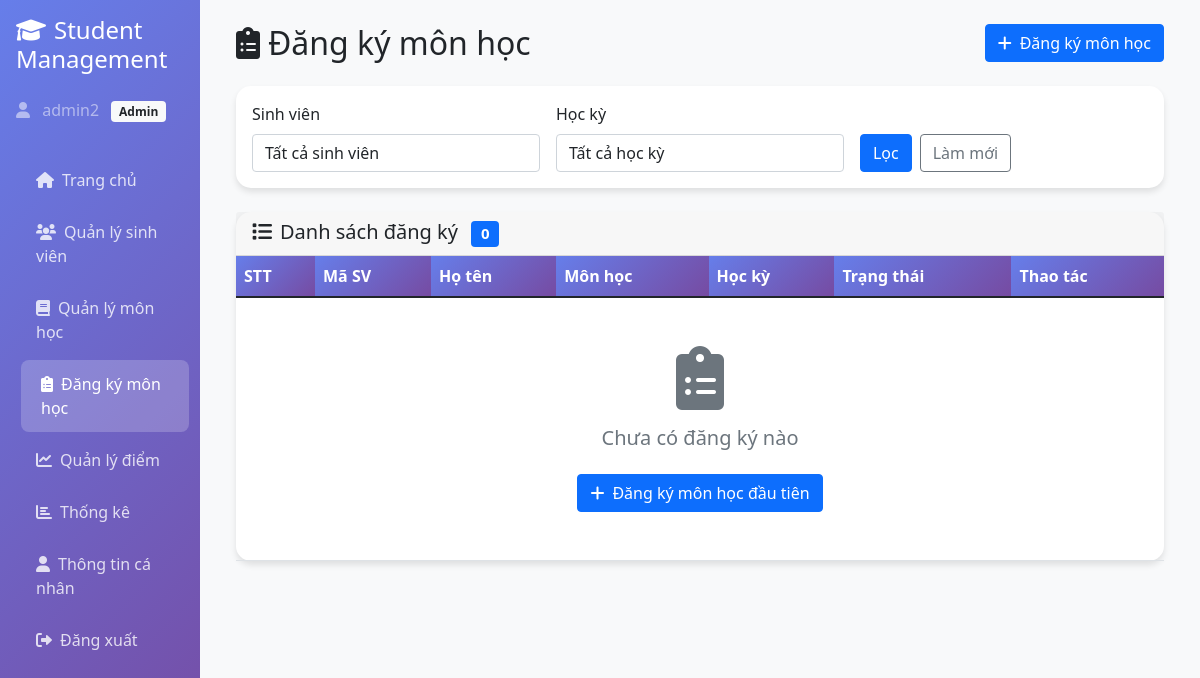
/enrollments/list.php (signed in), run on an earlier commit of the app's database.
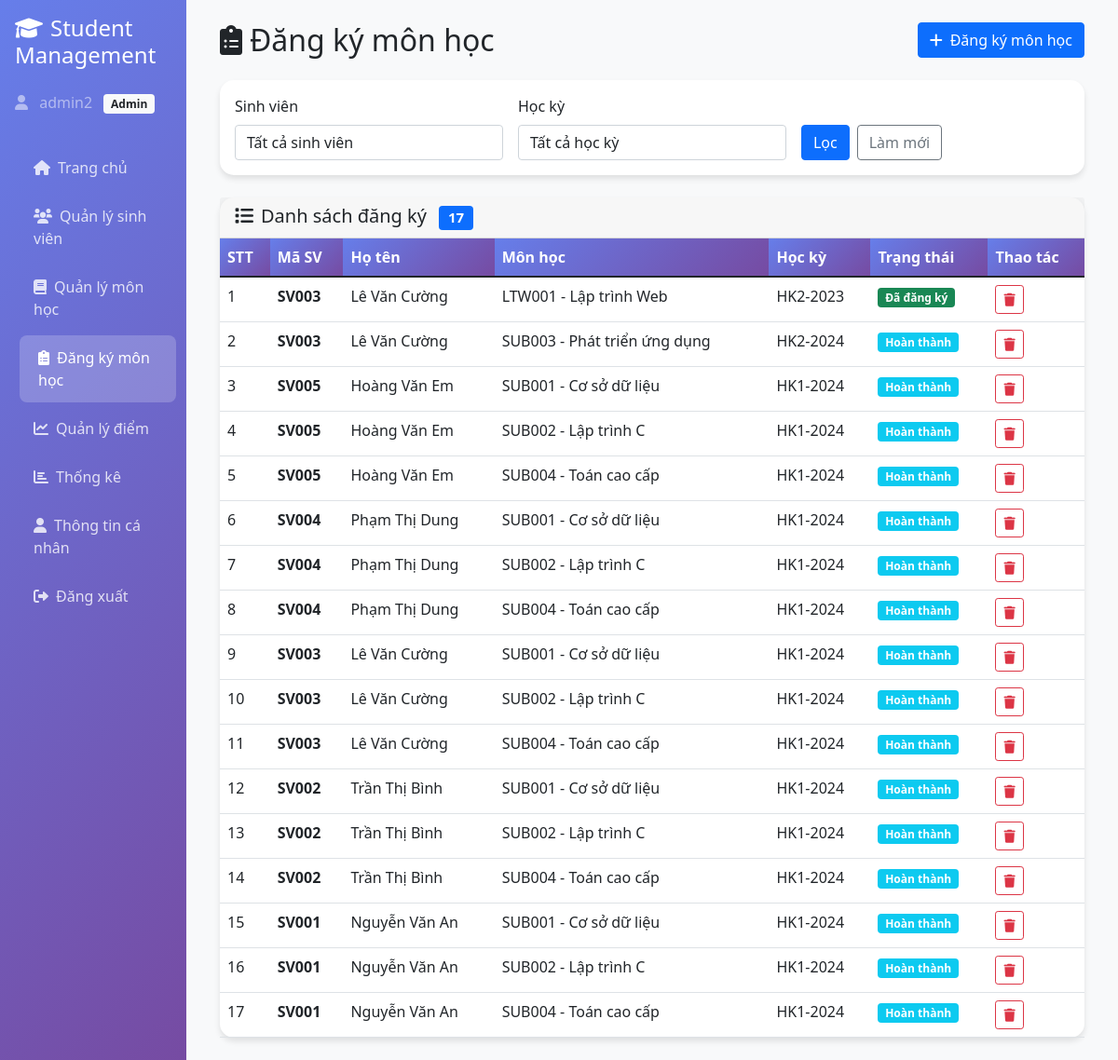
And on a later commit of the database.
### tables this page shows
CREATE TABLE IF NOT EXISTS `enrollments` (
  `id` int(11) NOT NULL AUTO_INCREMENT,
  `student_id` int(11) NOT NULL,
  `subject_id` int(11) NOT NULL,
  `semester` varchar(20) NOT NULL,
  `status` enum('enrolled','completed','dropped') DEFAULT 'enrolled',
  `enrolled_at` timestamp NOT NULL DEFAULT current_timestamp(),
  PRIMARY KEY (`id`),
  UNIQUE KEY `unique_enrollment` (`student_id`,`subject_id`,`semester`),
  KEY `idx_enrollments_student_id` (`student_id`),
  KEY `idx_enrollments_subject_id` (`subject_id`),
  KEY `idx_enrollments_semester` (`semester`)
);

CREATE TABLE IF NOT EXISTS `students` (
  `id` int(11) NOT NULL AUTO_INCREMENT,
  `msv` varchar(20) NOT NULL,
  `fullname` varchar(100) NOT NULL,
  `dob` date DEFAULT NULL,
  `gender` enum('male','female','other') DEFAULT NULL,
  `address` varchar(255) DEFAULT NULL,
  `phone` varchar(20) DEFAULT NULL,
  `email` varchar(100) DEFAULT NULL,
  `avatar` varchar(255) DEFAULT NULL,
  `created_at` timestamp NOT NULL DEFAULT current_timestamp(),
  PRIMARY KEY (`id`),
  UNIQUE KEY `msv` (`msv`),
  KEY `idx_students_msv` (`msv`),
  KEY `idx_students_email` (`email`)
);

CREATE TABLE IF NOT EXISTS `subjects` (
  `id` int(11) NOT NULL AUTO_INCREMENT,
  `code` varchar(20) DEFAULT NULL COMMENT 'Mã môn học (ví dụ: MATH101)',
  `name` varchar(100) NOT NULL COMMENT 'Tên môn học',
  `credits` int(11) DEFAULT 3 COMMENT 'Số tín chỉ',
  `status` enum('active','inactive') DEFAULT 'active',
  `created_at` timestamp NOT NULL DEFAULT current_timestamp(),
  PRIMARY KEY (`id`),
  UNIQUE KEY `code` (`code`),
  KEY `idx_subjects_name` (`name`),
  KEY `idx_subjects_status` (`status`)
);

### utils.php (called while the page is built, shortened)
<?php
function isLoggedIn()
{
    return isset($_SESSION['user_id']);
}
function getRolePermissions($role)
{
    $permissions = [
        'student' => [
            PERMISSION_VIEW_STUDENTS,
            PERMISSION_VIEW_SCORES
        ],
        'teacher' => [
            PERMISSION_VIEW_STUDENTS,
            PERMISSION_ADD_STUDENTS,
            PERMISSION_EDIT_STUDENTS,
            PERMISSION_VIEW_SCORES,
            PERMISSION_ADD_SCORES,
            PERMISSION_EDIT_SCORES,
            PERMISSION_VIEW_STATISTICS,
            PERMISSION_EXPORT_DATA,
            PERMISSION_VIEW_SUBJECTS,
            PERMISSION_VIEW_ENROLLMENTS,
            PERMISSION_ADD_ENROLLMENTS
        ],
        'admin' => [
            PERMISSION_VIEW_STUDENTS,
            PERMISSION_ADD_STUDENTS,
            PERMISSION_EDIT_STUDENTS,
            PERMISSION_DELETE_STUDENTS,
            PERMISSION_VIEW_SCORES,
            PERMISSION_ADD_SCORES,
            PERMISSION_EDIT_SCORES,
            PERMISSION_DELETE_SCORES,
            PERMISSION_VIEW_STATISTICS,
            PERMISSION_EXPORT_DATA,
            PERMISSION_VIEW_SUBJECTS,
            PERMISSION_ADD_SUBJECTS,
            PERMISSION_EDIT_SUBJECTS,
            PERMISSION_DELETE_SUBJECTS,
            PERMISSION_VIEW_ENROLLMENTS,
            PERMISSION_ADD_ENROLLMENTS,
            PERMISSION_DELETE_ENROLLMENTS
        ],
        'superadmin' => [
            PERMISSION_VIEW_STUDENTS,
            PERMISSION_ADD_STUDENTS,
            PERMISSION_EDIT_STUDENTS,
            PERMISSION_DELETE_STUDENTS,
            PERMISSION_VIEW_SCORES,
            PERMISSION_ADD_SCORES,
            PERMISSION_EDIT_SCORES,
            PERMISSION_DELETE_SCORES,
            PERMISSION_VIEW_STATISTICS,
            PERMISSION_MANAGE_USERS,
            PERMISSION_EXPORT_DATA,
            PERMISSION_VIEW_SUBJECTS,
            PERMISSION_ADD_SUBJECTS,
            PERMISSION_EDIT_SUBJECTS,
            PERMISSION_DELETE_SUBJECTS,
            PERMISSION_VIEW_ENROLLMENTS,
            PERMISSION_ADD_ENROLLMENTS,
            PERMISSION_DELETE_ENROLLMENTS
        ]
    ];
    return $permissions[$role] ?? [];
}
function hasPermission($permission)
{
    $userRole = $_SESSION['role'];
    $userPermissions = getRolePermissions($userRole);
    return in_array($permission, $userPermissions);
}

### enrollmentController.php (called while the page is built, shortened)
<?php
require_once 'config/db.php';
require_once 'utils.php';
class EnrollmentController
{
    private $conn;
    public function __construct()
    {
        $database = new Database();
        $this->conn = $database->getConnection();
    }
    public function getAllEnrollments($studentId = null, $subjectId = null, $semester = null)
    {
        $query = "SELECT e.*,
                         st.msv, st.fullname as student_name,
                         s.code as subject_code, s.name as subject_name, s.credits
                  FROM enrollments e
                  LEFT JOIN students st ON e.student_id = st.id
                  LEFT JOIN subjects s ON e.subject_id = s.id";
        $params = [];
        $query .= " ORDER BY e.enrolled_at DESC";
        $stmt = $this->conn->prepare($query);
        $stmt->execute();
        return $stmt->fetchAll(PDO::FETCH_ASSOC);
    }
}

### config/db.php (called while the page is built, shortened)
<?php
class Database {
    private $host = 'localhost';
    private $db_name = 'student_management';
    private $username = 'root';
    private $password = '';
    public function getConnection() {
        $this->conn = null;
        try {
            $host = trim($this->host);
            $db_name = trim($this->db_name);
            $username = trim($this->username);
            $password = trim($this->password);
            $dsn = "mysql:host=" . $host . ";dbname=" . $db_name . ";charset=utf8mb4";
            $this->conn = new PDO($dsn, $username, $password);
            $this->conn->setAttribute(PDO::ATTR_ERRMODE, PDO::ERRMODE_EXCEPTION);
            $this->conn->setAttribute(PDO::ATTR_DEFAULT_FETCH_MODE, PDO::FETCH_ASSOC);
            $this->conn->exec("SET NAMES utf8mb4 COLLATE utf8mb4_unicode_ci");
        } catch(PDOException $exception) {
            $error_msg = "Lỗi kết nối CSDL: " . $exception->getMessage();
            if (strpos($exception->getMessage(), 'Access denied') !== false) {
                $error_msg .= "\n\n⚠️ LƯU Ý: Kiểm tra lại:\n";
                $error_msg .= "- Database name: '" . $this->db_name . "' (có thể có dấu cách thừa)\n";
                $error_msg .= "- Username: '" . $this->username . "'\n";
                $error_msg .= "- Host: '" . $this->host . "'\n";
                $error_msg .= "- Đảm bảo database đã được tạo trên hosting\n";
            }
            echo $error_msg;
        }
        return $this->conn;
    }
}
?>

### enrollments/list.php (the view, shortened to what the changed rows need)
<?php
require_once '../utils.php';
require_once '../enrollmentController.php';
$hasPermission = hasPermission(PERMISSION_VIEW_ENROLLMENTS);
$enrollmentController = new EnrollmentController();
$studentId = $_GET['student_id'] ?? null;
$subjectId = $_GET['subject_id'] ?? null;
$semester = $_GET['semester'] ?? '';
$enrollments = $hasPermission ? $enrollmentController->getAllEnrollments($studentId, $subjectId, $semester) : [];
?>
<!DOCTYPE html>
<html lang="vi">
<head>
    <link href="https://cdn.jsdelivr.net/npm/bootstrap@5.1.3/dist/css/bootstrap.min.css" rel="stylesheet">
    <link href="https://cdnjs.cloudflare.com/ajax/libs/font-awesome/6.0.0/css/all.min.css" rel="stylesheet">
</head>
<body>
    <div class="container-fluid">
        <div class="row">
            <div class="col-md-9 col-lg-10 main-content">
                <div class="p-4">
                    <?php if (!$hasPermission): ?>
                        <div class="card">
                            <div class="card-body text-center py-5">
                                <i class="fas fa-lock fa-4x text-warning mb-3 d-block"></i>
                                <h4 class="text-muted mb-3">Bạn không có quyền truy cập trang này</h4>
                                <p class="text-muted">Vui lòng liên hệ quản trị viên để được cấp quyền.</p>
                                <a href="../index.php" class="btn btn-primary mt-3">
                                    <i class="fas fa-arrow-left me-2"></i>Quay về trang chủ
                                </a>
                            </div>
                        </div>
                    <?php else: ?>
                    <div class="d-flex justify-content-between align-items-center mb-4">
                        <div class="d-flex align-items-center gap-3">
                            <h2 class="mb-0"><i class="fas fa-clipboard-list me-2"></i>Đăng ký môn học</h2>
                        </div>
                        <?php if (hasPermission(PERMISSION_ADD_ENROLLMENTS)): ?>
                            <a href="add.php" class="btn btn-primary">
                                <i class="fas fa-plus me-2"></i>Đăng ký môn học
                            </a>
                        <?php endif; ?>
                    </div>
                    <div class="card mb-4">
                        <div class="card-body">
                            <form method="GET" class="row g-3">
                                <div class="col-md-4">
                                    <label for="student_id" class="form-label">Sinh viên</label>
                                    <select class="form-control" id="student_id" name="student_id">
                                        <option value="">Tất cả sinh viên</option>
                                    </select>
                                </div>
                                <div class="col-md-4">
                                    <label for="semester" class="form-label">Học kỳ</label>
                                    <select class="form-control" id="semester" name="semester">
                                        <option value="">Tất cả học kỳ</option>
                                    </select>
                                </div>
                                <div class="col-md-4 d-flex align-items-end">
                                    <button type="submit" class="btn btn-primary me-2">Lọc</button>
                                    <a href="list.php" class="btn btn-outline-secondary">Làm mới</a>
                                </div>
                            </form>
                        </div>
                    </div>
                    <div class="card">
                        <div class="card-header">
                            <h5 class="mb-0">
                                <i class="fas fa-list me-2"></i>Danh sách đăng ký
                                <span class="badge bg-primary ms-2"><?php echo count($enrollments); ?></span>
                            </h5>
                        </div>
                        <div class="card-body p-0">
                            <div class="table-responsive">
                                <table class="table table-hover mb-0">
                                    <thead>
                                        <tr>
                                            <th>STT</th>
                                            <th>Mã SV</th>
                                            <th>Họ tên</th>
                                            <th>Môn học</th>
                                            <th>Học kỳ</th>
                                            <th>Trạng thái</th>
                                            <th>Thao tác</th>
                                        </tr>
                                    </thead>
                                    <tbody>
                                        <?php if (empty($enrollments)): ?>
                                            <tr>
                                                <td colspan="7" class="text-center py-5">
                                                    <i class="fas fa-clipboard-list fa-4x text-muted mb-3 d-block"></i>
                                                    <h5 class="text-muted">Chưa có đăng ký nào</h5>
                                                    <?php if (hasPermission(PERMISSION_ADD_ENROLLMENTS)): ?>
                                                        <a href="add.php" class="btn btn-primary mt-3">
                                                            <i class="fas fa-plus me-2"></i>Đăng ký môn học đầu tiên
                                                        </a>
                                                    <?php endif; ?>
                                                </td>
                                            </tr>
                                        <?php else: ?>
                                            <?php foreach ($enrollments as $index => $enrollment): ?>
                                                <tr>
                                                    <td><?php echo $index + 1; ?></td>
                                                    <td><strong><?php echo htmlspecialchars($enrollment['msv']); ?></strong></td>
                                                    <td><?php echo htmlspecialchars($enrollment['student_name']); ?></td>
                                                    <td>
                                                        <?php
                                                        $subjectDisplay = ($enrollment['subject_code'] ? $enrollment['subject_code'] . ' - ' : '') . $enrollment['subject_name'];
                                                        echo htmlspecialchars($subjectDisplay);
                                                        ?>
                                                    </td>
                                                    <td><?php echo htmlspecialchars($enrollment['semester']); ?></td>
                                                    <td>
                                                        <span class="badge bg-<?php echo $enrollment['status'] == 'enrolled' ? 'success' : ($enrollment['status'] == 'completed' ? 'info' : 'secondary'); ?>">
                                                            <?php
                                                            $statusText = ['enrolled' => 'Đã đăng ký', 'completed' => 'Hoàn thành', 'dropped' => 'Hủy'];
                                                            echo $statusText[$enrollment['status']] ?? $enrollment['status'];
                                                            ?>
                                                        </span>
                                                    </td>
                                                    <td>
                                                        <?php if (hasPermission(PERMISSION_DELETE_ENROLLMENTS)): ?>
                                                            <button onclick="deleteEnrollment(<?php echo $enrollment['id']; ?>)" class="btn btn-sm btn-outline-danger" title="Xóa">
                                                                <i class="fas fa-trash"></i>
                                                            </button>
                                                        <?php endif; ?>
                                                    </td>
                                                </tr>
                                            <?php endforeach; ?>
                                        <?php endif; ?>
                                    </tbody>
                                </table>
                            </div>
                        </div>
                    </div>
                    <?php endif; ?>
                </div>
            </div>
        </div>
    </div>
</body>
</html>

What changed in the data, as far as the page shows it:
added enrollments: student.msv "SV003", student.fullname "Lê Văn Cường", subject.name "LTW001 - Lập trình Web", semester "HK2-2023", status "Đã đăng ký"
added enrollments: student.msv "SV003", student.fullname "Lê Văn Cường", subject.name "SUB003 - Phát triển ứng dụng", semester "HK2-2024", status "Hoàn thành"
added enrollments: student.msv "SV005", student.fullname "Hoàng Văn Em", subject.name "SUB001 - Cơ sở dữ liệu", semester "HK1-2024", status "Hoàn thành"
added enrollments: student.msv "SV005", student.fullname "Hoàng Văn Em", subject.name "SUB002 - Lập trình C", semester "HK1-2024", status "Hoàn thành"
added enrollments: student.msv "SV005", student.fullname "Hoàng Văn Em", subject.name "SUB004 - Toán cao cấp", semester "HK1-2024", status "Hoàn thành"
added enrollments: student.msv "SV004", student.fullname "Phạm Thị Dung", subject.name "SUB001 - Cơ sở dữ liệu", semester "HK1-2024", status "Hoàn thành"
added enrollments: student.msv "SV004", student.fullname "Phạm Thị Dung", subject.name "SUB002 - Lập trình C", semester "HK1-2024", status "Hoàn thành"
added enrollments: student.msv "SV004", student.fullname "Phạm Thị Dung", subject.name "SUB004 - Toán cao cấp", semester "HK1-2024", status "Hoàn thành"
added enrollments: student.msv "SV003", student.fullname "Lê Văn Cường", subject.name "SUB001 - Cơ sở dữ liệu", semester "HK1-2024", status "Hoàn thành"
added enrollments: student.msv "SV003", student.fullname "Lê Văn Cường", subject.name "SUB002 - Lập trình C", semester "HK1-2024", status "Hoàn thành"
added enrollments: student.msv "SV003", student.fullname "Lê Văn Cường", subject.name "SUB004 - Toán cao cấp", semester "HK1-2024", status "Hoàn thành"
added enrollments: student.msv "SV002", student.fullname "Trần Thị Bình", subject.name "SUB001 - Cơ sở dữ liệu", semester "HK1-2024", status "Hoàn thành"
added enrollments: student.msv "SV002", student.fullname "Trần Thị Bình", subject.name "SUB002 - Lập trình C", semester "HK1-2024", status "Hoàn thành"
added enrollments: student.msv "SV002", student.fullname "Trần Thị Bình", subject.name "SUB004 - Toán cao cấp", semester "HK1-2024", status "Hoàn thành"
added enrollments: student.msv "SV001", student.fullname "Nguyễn Văn An", subject.name "SUB001 - Cơ sở dữ liệu", semester "HK1-2024", status "Hoàn thành"
added enrollments: student.msv "SV001", student.fullname "Nguyễn Văn An", subject.name "SUB002 - Lập trình C", semester "HK1-2024", status "Hoàn thành"
added enrollments: student.msv "SV001", student.fullname "Nguyễn Văn An", subject.name "SUB004 - Toán cao cấp", semester "HK1-2024", status "Hoàn thành"
Also different on the page:
count($enrollments): "0" → "17"
text no longer shown: "Chưa có đăng ký nào Đăng ký môn học đầu tiên"
